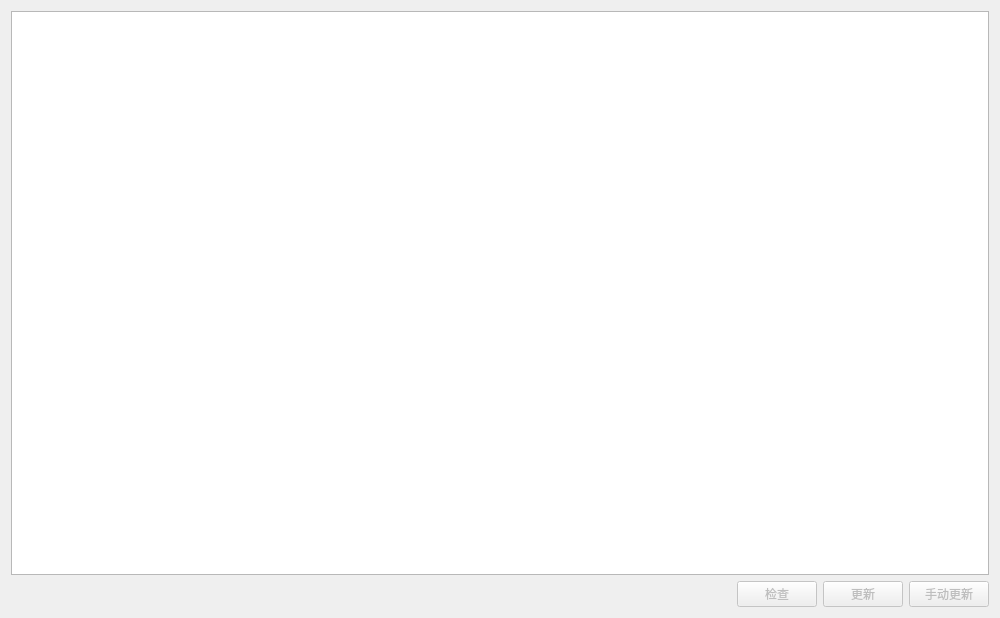
<?xml version="1.0" encoding="UTF-8"?>
<ui version="4.0">
 <class>Update</class>
 <widget class="QWidget" name="Update">
  <property name="geometry">
   <rect>
    <x>0</x>
    <y>0</y>
    <width>1000</width>
    <height>618</height>
   </rect>
  </property>
  <property name="windowTitle">
   <string>更新</string>
  </property>
  <layout class="QGridLayout" name="gridLayout">
   <item row="1" column="0">
    <spacer name="horizontalSpacer">
     <property name="orientation">
      <enum>Qt::Horizontal</enum>
     </property>
     <property name="sizeHint" stdset="0">
      <size>
       <width>40</width>
       <height>20</height>
      </size>
     </property>
    </spacer>
   </item>
   <item row="1" column="2">
    <widget class="PushButton" name="pb_update">
     <property name="enabled">
      <bool>false</bool>
     </property>
     <property name="text">
      <string>更新</string>
     </property>
    </widget>
   </item>
   <item row="1" column="1">
    <widget class="PushButton" name="pb_check">
     <property name="enabled">
      <bool>false</bool>
     </property>
     <property name="text">
      <string>检查</string>
     </property>
    </widget>
   </item>
   <item row="1" column="3">
    <widget class="PushButton" name="pb_handupdate">
     <property name="enabled">
      <bool>false</bool>
     </property>
     <property name="text">
      <string>手动更新</string>
     </property>
    </widget>
   </item>
   <item row="0" column="0" colspan="4">
    <widget class="TextEdit" name="te_changelog">
     <property name="readOnly">
      <bool>true</bool>
     </property>
    </widget>
   </item>
  </layout>
 </widget>
 <customwidgets>
  <customwidget>
   <class>PushButton</class>
   <extends>QPushButton</extends>
   <header>qfluentwidgets</header>
  </customwidget>
  <customwidget>
   <class>TextEdit</class>
   <extends>QTextEdit</extends>
   <header>qfluentwidgets</header>
  </customwidget>
 </customwidgets>
 <resources/>
 <connections/>
</ui>
